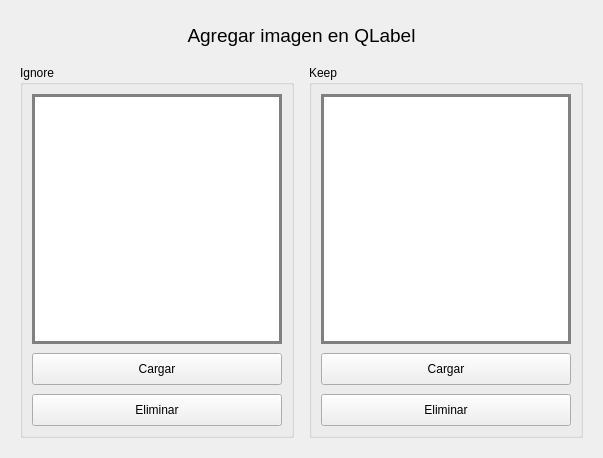
<?xml version="1.0" encoding="UTF-8"?>
<ui version="4.0">
 <class>Imagenes</class>
 <widget class="QMainWindow" name="Imagenes">
  <property name="geometry">
   <rect>
    <x>0</x>
    <y>0</y>
    <width>595</width>
    <height>458</height>
   </rect>
  </property>
  <property name="windowTitle">
   <string>Cargar imagen - ALEX7320</string>
  </property>
  <property name="styleSheet">
   <string notr="true"/>
  </property>
  <widget class="QWidget" name="centralwidget">
   <layout class="QGridLayout" name="gridLayout">
    <property name="leftMargin">
     <number>0</number>
    </property>
    <property name="topMargin">
     <number>0</number>
    </property>
    <property name="rightMargin">
     <number>0</number>
    </property>
    <property name="bottomMargin">
     <number>0</number>
    </property>
    <property name="spacing">
     <number>6</number>
    </property>
    <item row="0" column="0">
     <widget class="QFrame" name="frame">
      <property name="frameShape">
       <enum>QFrame::NoFrame</enum>
      </property>
      <property name="frameShadow">
       <enum>QFrame::Raised</enum>
      </property>
      <layout class="QGridLayout" name="gridLayout_2">
       <property name="leftMargin">
        <number>0</number>
       </property>
       <property name="topMargin">
        <number>0</number>
       </property>
       <property name="rightMargin">
        <number>0</number>
       </property>
       <property name="bottomMargin">
        <number>0</number>
       </property>
       <item row="0" column="0">
        <widget class="QFrame" name="frame_2">
         <property name="frameShape">
          <enum>QFrame::NoFrame</enum>
         </property>
         <property name="frameShadow">
          <enum>QFrame::Raised</enum>
         </property>
         <layout class="QGridLayout" name="gridLayout_3">
          <property name="leftMargin">
           <number>20</number>
          </property>
          <property name="topMargin">
           <number>20</number>
          </property>
          <property name="rightMargin">
           <number>20</number>
          </property>
          <property name="bottomMargin">
           <number>20</number>
          </property>
          <property name="spacing">
           <number>15</number>
          </property>
          <item row="1" column="0">
           <widget class="QGroupBox" name="groupBox_2">
            <property name="title">
             <string>Ignore</string>
            </property>
            <layout class="QGridLayout" name="gridLayout_4">
             <property name="spacing">
              <number>9</number>
             </property>
             <item row="1" column="0">
              <widget class="QPushButton" name="btncar1">
               <property name="sizePolicy">
                <sizepolicy hsizetype="Minimum" vsizetype="Ignored">
                 <horstretch>0</horstretch>
                 <verstretch>0</verstretch>
                </sizepolicy>
               </property>
               <property name="text">
                <string>Cargar</string>
               </property>
              </widget>
             </item>
             <item row="2" column="0">
              <widget class="QPushButton" name="btndel1">
               <property name="sizePolicy">
                <sizepolicy hsizetype="Minimum" vsizetype="Ignored">
                 <horstretch>0</horstretch>
                 <verstretch>0</verstretch>
                </sizepolicy>
               </property>
               <property name="text">
                <string>Eliminar</string>
               </property>
              </widget>
             </item>
             <item row="0" column="0">
              <widget class="QLabel" name="lblcover1">
               <property name="minimumSize">
                <size>
                 <width>250</width>
                 <height>250</height>
                </size>
               </property>
               <property name="maximumSize">
                <size>
                 <width>250</width>
                 <height>250</height>
                </size>
               </property>
               <property name="styleSheet">
                <string notr="true">QLabel{
background-color: rgb(255, 255, 255);
border:3px solid gray;
}</string>
               </property>
               <property name="frameShadow">
                <enum>QFrame::Plain</enum>
               </property>
               <property name="text">
                <string/>
               </property>
               <property name="scaledContents">
                <bool>true</bool>
               </property>
              </widget>
             </item>
            </layout>
           </widget>
          </item>
          <item row="0" column="0" colspan="2">
           <widget class="QLabel" name="label">
            <property name="maximumSize">
             <size>
              <width>16777215</width>
              <height>30</height>
             </size>
            </property>
            <property name="font">
             <font>
              <pointsize>14</pointsize>
             </font>
            </property>
            <property name="text">
             <string>Agregar imagen en QLabel</string>
            </property>
            <property name="alignment">
             <set>Qt::AlignCenter</set>
            </property>
           </widget>
          </item>
          <item row="1" column="1">
           <widget class="QGroupBox" name="groupBox">
            <property name="title">
             <string>Keep</string>
            </property>
            <layout class="QGridLayout" name="gridLayout_5">
             <property name="spacing">
              <number>9</number>
             </property>
             <item row="1" column="0">
              <widget class="QPushButton" name="btncar2">
               <property name="sizePolicy">
                <sizepolicy hsizetype="Minimum" vsizetype="Ignored">
                 <horstretch>0</horstretch>
                 <verstretch>0</verstretch>
                </sizepolicy>
               </property>
               <property name="text">
                <string>Cargar</string>
               </property>
              </widget>
             </item>
             <item row="0" column="0">
              <widget class="QLabel" name="lblcover2">
               <property name="minimumSize">
                <size>
                 <width>250</width>
                 <height>250</height>
                </size>
               </property>
               <property name="maximumSize">
                <size>
                 <width>250</width>
                 <height>250</height>
                </size>
               </property>
               <property name="styleSheet">
                <string notr="true">QLabel{
background-color: rgb(255, 255, 255);
border:3px solid gray;
}</string>
               </property>
               <property name="frameShape">
                <enum>QFrame::NoFrame</enum>
               </property>
               <property name="frameShadow">
                <enum>QFrame::Plain</enum>
               </property>
               <property name="text">
                <string/>
               </property>
               <property name="alignment">
                <set>Qt::AlignCenter</set>
               </property>
              </widget>
             </item>
             <item row="2" column="0">
              <widget class="QPushButton" name="btndel2">
               <property name="sizePolicy">
                <sizepolicy hsizetype="Minimum" vsizetype="Ignored">
                 <horstretch>0</horstretch>
                 <verstretch>0</verstretch>
                </sizepolicy>
               </property>
               <property name="text">
                <string>Eliminar</string>
               </property>
              </widget>
             </item>
            </layout>
           </widget>
          </item>
         </layout>
        </widget>
       </item>
      </layout>
     </widget>
    </item>
   </layout>
  </widget>
 </widget>
 <resources/>
 <connections/>
</ui>
